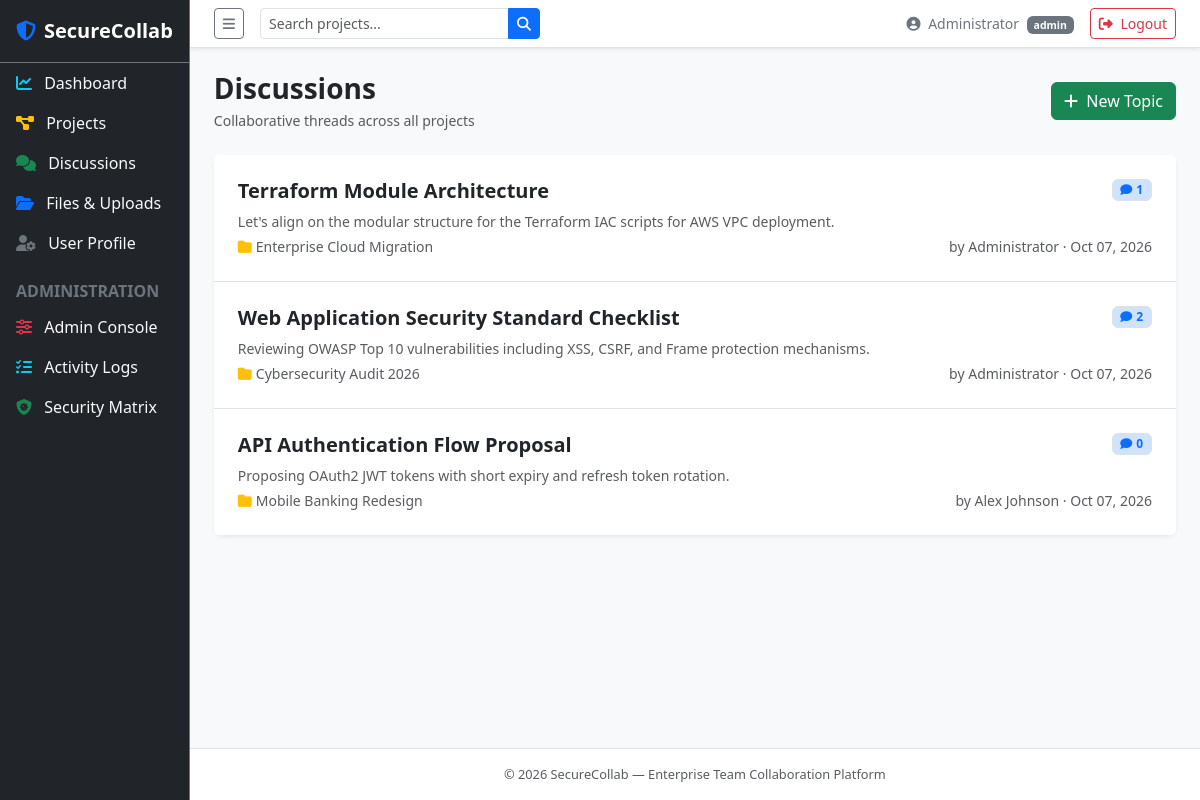
The page /discussions/index.php (signed in) on the database its author committed.
### tables this page shows
CREATE TABLE `discussions` (
  `id` INT AUTO_INCREMENT PRIMARY KEY,
  `project_id` INT NOT NULL,
  `user_id` INT NOT NULL,
  `title` VARCHAR(200) NOT NULL,
  `content` TEXT NOT NULL,
  `created_at` DATETIME DEFAULT CURRENT_TIMESTAMP,
  FOREIGN KEY (`project_id`) REFERENCES `projects`(`id`) ON DELETE CASCADE,
  FOREIGN KEY (`user_id`) REFERENCES `users`(`id`) ON DELETE CASCADE
);

CREATE TABLE `projects` (
  `id` INT AUTO_INCREMENT PRIMARY KEY,
  `title` VARCHAR(200) NOT NULL,
  `description` TEXT NOT NULL,
  `category` VARCHAR(50) DEFAULT 'General',
  `status` ENUM('active', 'archived') NOT NULL DEFAULT 'active',
  `created_by` INT NOT NULL,
  `created_at` DATETIME DEFAULT CURRENT_TIMESTAMP,
  `updated_at` DATETIME DEFAULT CURRENT_TIMESTAMP ON UPDATE CURRENT_TIMESTAMP,
  FOREIGN KEY (`created_by`) REFERENCES `users`(`id`) ON DELETE CASCADE
);

CREATE TABLE `users` (
  `id` INT AUTO_INCREMENT PRIMARY KEY,
  `name` VARCHAR(100) NOT NULL,
  `email` VARCHAR(150) NOT NULL UNIQUE,
  `password` VARCHAR(255) NOT NULL,
  `role` ENUM('admin', 'user') NOT NULL DEFAULT 'user',
  `avatar` VARCHAR(255) DEFAULT 'default.png',
  `created_at` DATETIME DEFAULT CURRENT_TIMESTAMP,
  `updated_at` DATETIME DEFAULT CURRENT_TIMESTAMP ON UPDATE CURRENT_TIMESTAMP
);

### discussions/index.php (the view, shortened to what this page needs)
<?php
require_once __DIR__ . '/../includes/header.php';
$db = get_db();
$discs = $db->query("SELECT d.*, p.title proj, u.name author, (SELECT COUNT(*) FROM comments c WHERE c.discussion_id=d.id) cnt FROM discussions d JOIN projects p ON d.project_id=p.id JOIN users u ON d.user_id=u.id ORDER BY d.created_at DESC")->fetchAll();
?>
<div class="d-flex justify-content-between align-items-center mb-4">
    <div>
        <h3 class="fw-bold mb-1">Discussions</h3>
        <p class="text-muted small mb-0">Collaborative threads across all projects</p>
    </div>
    <a href="create.php" class="btn btn-success"><i class="fa-solid fa-plus me-1"></i> New Topic</a>
</div>
<div class="card border-0 shadow-sm">
<div class="list-group list-group-flush">
<?php foreach ($discs as $d): ?>
<a href="view.php?id=<?php echo $d['id']; ?>" class="list-group-item list-group-item-action p-4">
    <div class="d-flex justify-content-between align-items-start mb-1">
        <h5 class="fw-bold mb-1 text-dark"><?php echo htmlspecialchars($d['title']); ?></h5>
        <span class="badge bg-primary-subtle text-primary border">
            <i class="fa-solid fa-comment me-1"></i><?php echo $d['cnt']; ?>
        </span>
    </div>
    <p class="text-muted small mb-1 text-truncate"><?php echo htmlspecialchars($d['content']); ?></p>
    <div class="d-flex justify-content-between text-muted small">
        <span><i class="fa-solid fa-folder me-1 text-warning"></i><?php echo htmlspecialchars($d['proj']); ?></span>
        <span>by <?php echo htmlspecialchars($d['author']); ?> · <?php echo date('M d, Y', strtotime($d['created_at'])); ?></span>
    </div>
</a>
<?php endforeach; ?>
</div>
</div>
<?php require_once __DIR__ . '/../includes/footer.php'; ?>

### assets/css/style.css (style rules this page uses)
:root { --sidebar-width: 240px; --sidebar-bg: #1a202c; --primary: #3b82f6; --topbar-height: 56px; }
.card { border-radius: 10px; }

### rows shown on the page
discussions: title "Terraform Module Architecture", cnt "1", content "Let's align on the modular structure for the Terraform IAC scripts for AWS VPC deployment.", project.title "Enterprise Cloud Migration", user.name "Administrator", created_at "Oct 07, 2026"
discussions: title "Web Application Security Standard Checklist", cnt "2", content "Reviewing OWASP Top 10 vulnerabilities including XSS, CSRF, and Frame protection mechanisms.", project.title "Cybersecurity Audit 2026", user.name "Administrator", created_at "Oct 07, 2026"
discussions: title "API Authentication Flow Proposal", cnt "0", content "Proposing OAuth2 JWT tokens with short expiry and refresh token rotation.", project.title "Mobile Banking Redesign", user.name "Alex Johnson", created_at "Oct 07, 2026"

### other values the page prints
$user["name"] "Administrator"
$user["role"] "admin"
